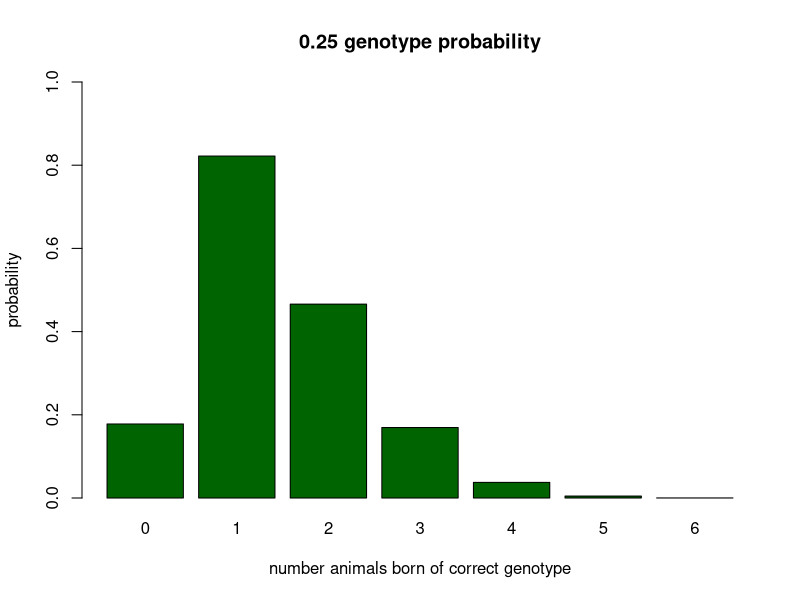
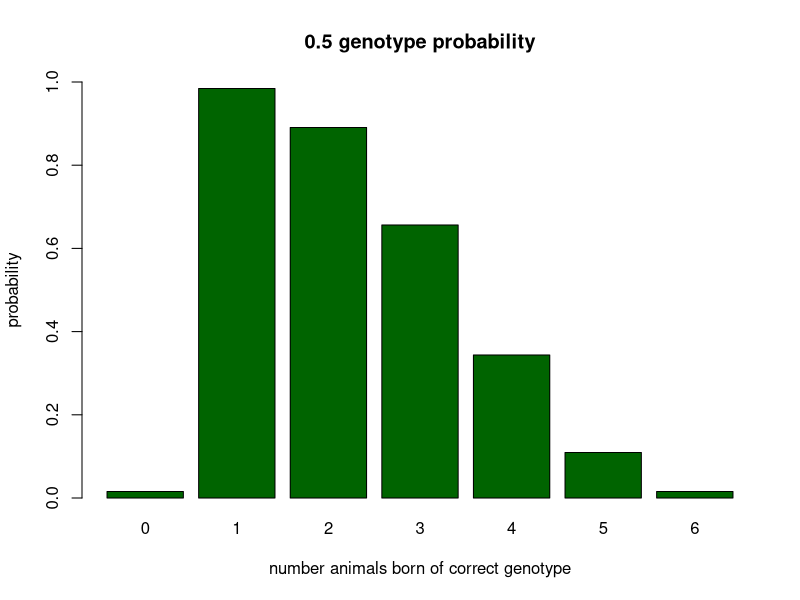

Generate these figures, in order, with R:
dbin025 <- dbinom(0:6, 6, 0.25)
cumdbin025 <- c(dbin025[1], sum(dbin025[2:7]), sum(dbin025[3:7]), sum(dbin025[4:7]), sum(dbin025[5:7]), sum(dbin025[6:7]), dbin025[7])
barplot(cumdbin025, ylim = 0:1, names.arg = c("0", "1", "2", "3", "4", "5", "6"), xlab= "number animals born of correct genotype", ylab= "probability" , main = "0.25 genotype probability" , col = "darkgreen"  )

dbin05 <- dbinom(0:6, 6, 0.5)
cumdbin05 <- c(dbin05[1], sum(dbin05[2:7]), sum(dbin05[3:7]), sum(dbin05[4:7]), sum(dbin05[5:7]), sum(dbin05[6:7]), dbin05[7])
barplot(cumdbin05, ylim = 0:1, names.arg = c("0", "1", "2", "3", "4", "5", "6"), xlab= "number animals born of correct genotype", ylab= "probability", main = "0.5 genotype probability" , col = "darkgreen")
